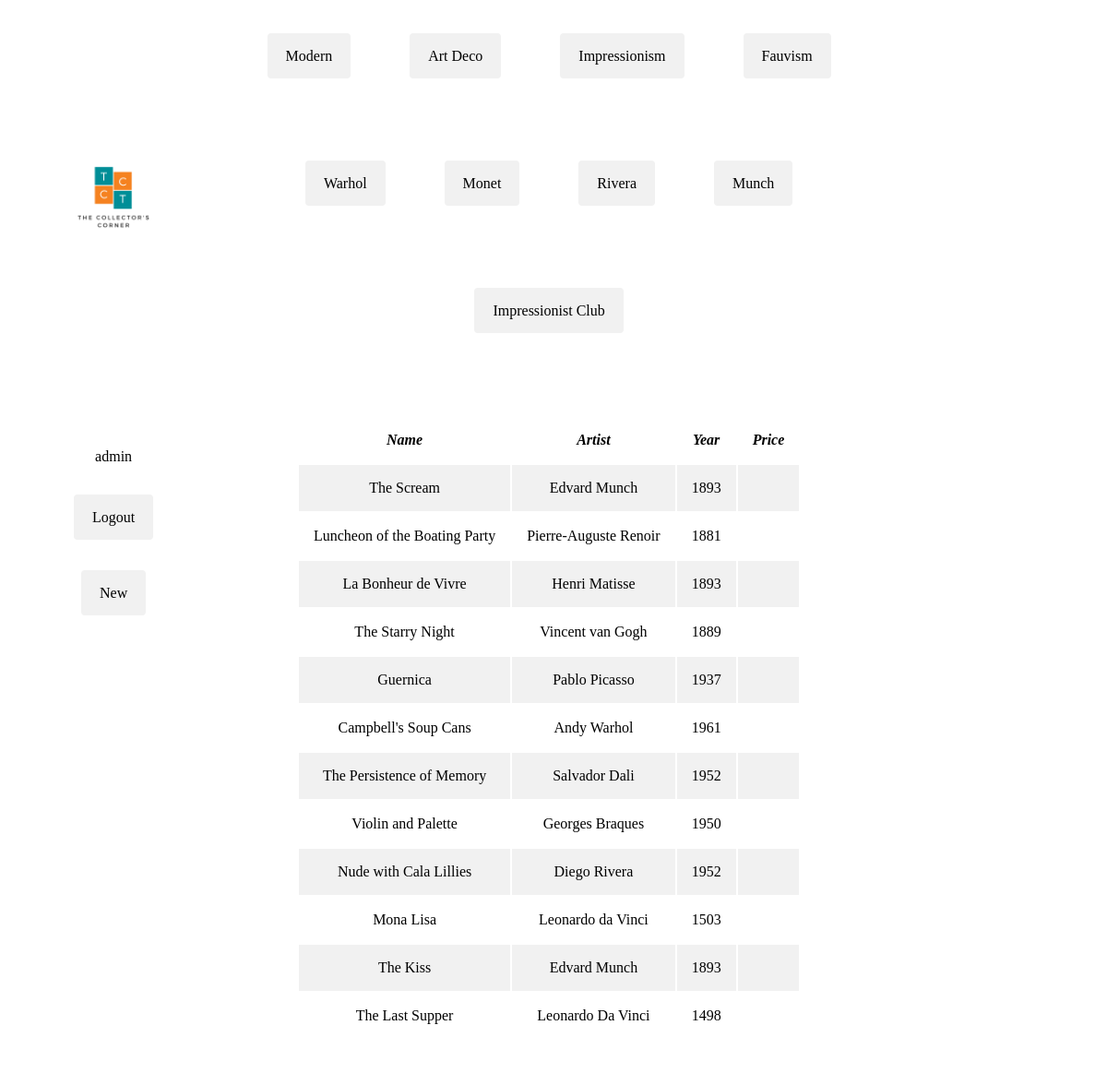
Screenshot of / (signed in) with the database file from the repository.
### tables this page shows
CREATE TABLE collector(
    id INTEGER PRIMARY KEY AUTOINCREMENT,
    username TEXT UNIQUE NOT NULL,
    password TEXT NOT NULL,
    name TEXT
);

CREATE TABLE art(
    id INTEGER PRIMARY KEY AUTOINCREMENT,
    name TEXT NOT NULL,
    artist TEXT NOT NULL,
    year INTEGER NOT NULL,
    user_id INTEGER NOT NULL,
    collection TEXT,
    FOREIGN KEY(user_id) REFERENCES collector(id)
);

### project/index.py (the view)
@bp.route("/", methods=("GET", "POST"))
def index():
    user = g.user
    if g.user is None:
        return redirect(url_for("auth.login"))
    else:
        db = get_db()
        art = db.execute(
            "SELECT * FROM art WHERE user_id = 1"
        ).fetchall()
    return render_template("main/art.html", art=art)

### project/auth.py (called while the page is built)
@bp.before_app_request
def load_logged_in_user():
    user_id = session.get("user_id")
    if user_id is None:
        g.user = None
    else:
        g.user = (
            get_db().execute("SELECT * FROM collector WHERE id = ?", (user_id,)).fetchone()
        )

### project/db.py (called while the page is built)
def get_db():
    if "db" not in g:
        g.db = sqlite3.connect(
            current_app.config["DATABASE"], detect_types=sqlite3.PARSE_DECLTYPES
        )
        g.db.row_factory = sqlite3.Row
    return g.db

### project/templates/main/art.html
{% extends 'index.html' %}
{% block content %}
    {% if g.user %}
      <span class="table">
        <table>
          <thead>
            <tr>
              <th>Name</th>
              <th>Artist</th>
              <th>Year</th>
              <th>Price</th>
            </tr>
          </thead>
          <tbody>
            {% for a in art %}
              <tr>
                <td>{{ a.name }}</td>
                <td>{{ a.artist }}</td>
                <td>{{ a.year }}</td>
                <td>{{ a.price }}</td>
              </tr>
            {% endfor %}
          </tbody>
        </table>
    </span>
      {% else %}
        <h1>You must be logged in to view this page.</h1>
      {% endif %}
{% endblock %}

### project/templates/index.html (shortened to what this page needs)
<!doctype html>
<link rel="stylesheet" href="{{ url_for('static', filename='style.css') }}">
<div class="grid-container">
  <div class="header-title">
    <img src="{{url_for('static', filename='T.png')}}" id="corner-logo"/>
  </div>
  {% if g.user %}
    <div class="grid-header" method="post">
      <div class="item" id="menu-button">
        <a class="button" href="{{ url_for('index.genre', id=1)}}">Modern</a>
      </div>
      <div class="item" id="menu-button">
        <a class="button" href="{{ url_for('index.genre', id=2)}}">Art Deco</a>
      </div>
      <div class="item" id="menu-button">
        <a class="button" href="{{ url_for('index.genre', id=3)}}">Impressionism</a>
      </div>
      <div class="item" id="menu-button">
        <a class="button" href="{{ url_for('index.genre', id=4)}}">Fauvism</a>
      </div>
    </div>
    <div class="grid-artist">
      <div class="item" id="menu-button">
        <a class="button" href="{{ url_for('index.artist', id=1)}}">Warhol</a>
      </div>
      <div class="item" id="menu-button">
        <a class="button" href="{{ url_for('index.artist', id=2)}}">Monet</a>
      </div>
      <div class="item" id="menu-button">
        <a class="button" href="{{ url_for('index.artist', id=3)}}">Rivera</a>
      </div>
      <div class="item" id="menu-button">
        <a class="button" href="{{ url_for('index.artist', id=4)}}">Munch</a>
      </div>
    </div>
    <div class="grid-club">
      <div class="item" id="menu-button">
        <a class="button" href="{{ url_for('index.club', id=1)}}">Impressionist Club</a>
      </div>
    </div>
  {% else %}
  <div class="grid-header"></div>
  {% endif %}
  <div class="header-right"></div>
  <div class="grid-menu">
    <nav id="navbar">
        {% if g.user %}
          <div class="item" id="menu-user">
            <span id="menu-username">{{ g.user['username'] }}</span>
          </div>
          <div class="item" id="menu-button">
            <a class="button" href="{{ url_for('auth.logout') }}">Logout</a>
          </div>
          <div class="item" id="menu-button">
            <a class="button" href="{{ url_for('index.create') }}">New</a>
          </div>
        {% endif %}
    </nav>
  </div>
  <div class="grid-main">
    <section class="content">
      {% block content %}{% endblock %}
    </section>
  </div>
  <div class="content-right"></div>
</div>

### project/static/style.css (style rules this page uses)
.content { align-content: center; justify-content: center; align-items: center; }
table { align-self: center; margin: auto; }
th { text-align: center; padding: 1rem; font-style: italic; }
td { padding: 1rem; }
tbody tr:nth-child(odd) { background-color: #f1f1f1; border: #f1f1f1; color: black; }
.grid-container { display: grid; grid-template-columns: min-content auto 10rem; grid-template-areas: "left header header-right" "left artist header-right" "left club header-right" "menu main right" "menu footer footer"; grid-gap: 1rem; padding: 1rem; margin-left: 2rem; margin-right: 2rem; }
.grid-container > div { background-color: rgba(255, 255, 255, 0.8); text-align: center; padding: 20px 0; }
.grid-header { grid-area: header; align-content: center; justify-content: center; align-items: center; display: flex; }
.grid-artist { grid-area: artist; align-content: center; justify-content: center; align-items: center; display: flex; }
.grid-club { grid-area: club; align-content: center; justify-content: center; align-items: center; display: flex; }
.grid-menu { align-items: left; background-color: antiquewhite; }
.item { padding: 1rem; }
.header-title { grid-area: left; align-items: center; justify-content: center; margin: 0 auto; align-self: center; }
.header-right { grid-area: header-right; }
.content-right { grid-area: right; }
#menu-username { margin: 0 auto; }
a.button { padding: 16px 20px; border: none; border-radius: 4px; background-color: #f1f1f1; cursor: pointer; margin: 1rem; margin-bottom: 2rem; color: black; text-decoration: none; transition: all 0.2s ease-in-out; }
#corner-logo { margin: 0 auto; padding: 0; width: 80%; height: 80%; }
#menu-button { margin-bottom: 2rem; transition: all 0.2s ease-in-out; }
#menu-user { margin-bottom: 1rem; }

### rows the page displays
collector: user.username "admin"
art: name "The Scream", artist "Edvard Munch", year "1893"
art: name "Luncheon of the Boating Party", artist "Pierre-Auguste Renoir", year "1881"
art: name "La Bonheur de Vivre", artist "Henri Matisse", year "1893"
art: name "The Starry Night", artist "Vincent van Gogh", year "1889"
art: name "Guernica", artist "Pablo Picasso", year "1937"
art: name "Campbell's Soup Cans", artist "Andy Warhol", year "1961"
art: name "The Persistence of Memory", artist "Salvador Dali", year "1952"
art: name "Violin and Palette", artist "Georges Braques", year "1950"
art: name "Nude with Cala Lillies", artist "Diego Rivera", year "1952"
art: name "Mona Lisa", artist "Leonardo da Vinci", year "1503"
art: name "The Kiss", artist "Edvard Munch", year "1893"
art: name "The Last Supper", artist "Leonardo Da Vinci", year "1498"
